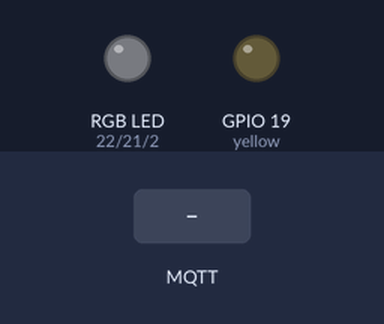
A sketch run on a simulated ESP32. On the bench: an RGB LED mixed from three pins (HIGH = lit), output pins drawn as LEDs (lit = HIGH). Inputs (shaded band) come from the test bench. WiFi joins after 1.5 s; servers stay silent unless stated; no MQTT or app messages arrive unless stated; what the sketch prints to the serial monitor is not drawn.

Above: at 2.7 s.
2.8 s: MQTT message "INPR" arrives on the first subscribed topic
At 3.04 s:
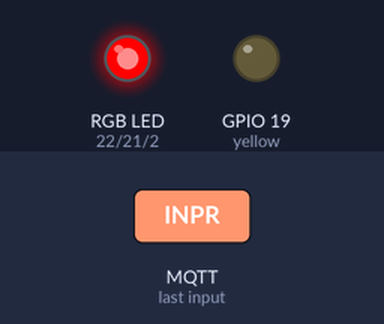
4.7 s: MQTT message "INPB" arrives on the first subscribed topic
At 4.95 s:
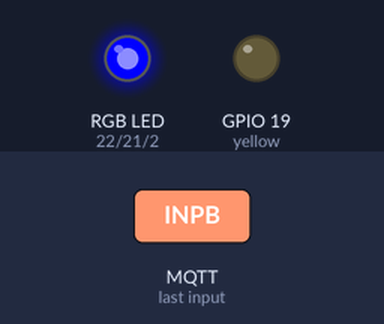
6.6 s: MQTT message "INPG" arrives on the first subscribed topic
At 6.84 s:
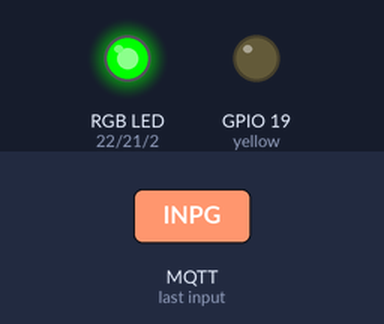
8.5 s: MQTT message "INPY" arrives on the first subscribed topic
At 8.75 s:
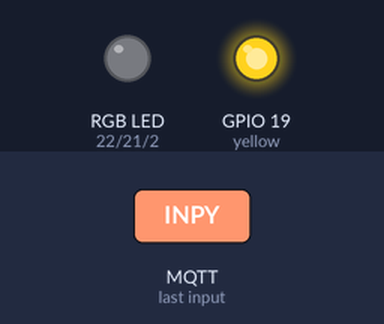
Timing chart, 0 to 11.4 s (numbered marks = the images above; inputs shaded):
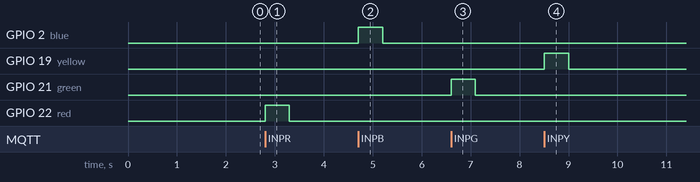

The sketch:

mqttsimon.ino
```cpp
//https://randomnerdtutorials.com/esp32-esp8266-rgb-led-strip-web-server/
//https://chat.openai.com/c/c045a38a-3855-4d72-b7ed-6704f9042ad9

// Load Wi-Fi library
#include <WiFi.h>
#include <PubSubClient.h>


// Replace with your network credentials
const char* ssid     = "Juicy Calves Content House";
const char* password = "GoBears2023";
const char* mqttServer = "test.mosquitto.org";
const int mqttPort = 1883;
const char* mqttTopic = "esp32/commands";

WiFiClient espClient;
PubSubClient client(espClient);

unsigned long previousMillis = 0;        // will store last time LED was updated
const long interval = 500;              // interval at which to keep the LED on (milliseconds)
unsigned long currentMillis = millis();

//pinouts
const int blue = 2;
const int red = 22;
const int green = 21;
const int yellow = 19;

void setup_wifi() {
  // Connect to Wi-Fi network with SSID and password
  Serial.print("Connecting to ");
  Serial.println(ssid);
  WiFi.begin(ssid, password);
  while (WiFi.status() != WL_CONNECTED) {
    delay(500);
    Serial.print(".");
  }
    // Print local IP address and start web server
  Serial.println("");
  Serial.println("WiFi connected.");
  Serial.println("IP address: ");
  Serial.println(WiFi.localIP());
}

void reconnect() {
  // Loop until we're reconnected
  while (!client.connected()) {
    Serial.print("Attempting MQTT connection...");
    // Attempt to connect
    if (client.connect("ESP32ClientIced")) { // "ESP32Client" is the client ID for the MQTT connection
      Serial.println("connected");
      // Once connected, publish an announcement and subscribe
      client.subscribe(mqttTopic);
    } else {
      Serial.print("failed, rc=");
      Serial.print(client.state());
      Serial.println(" try again in 5 seconds");
      // Wait 5 seconds before retrying
      delay(5000);
    }
  }
}


void callback(char* topic, byte* payload, unsigned int length) {
  // Handle message arrived
  payload[length] = '\0'; // Null-terminate the payload
  String message = String((char*)payload);
  // Example: Turn an LED on if the message is "on"
  Serial.println("Got a message!");
  Serial.println(message);
  if (message.startsWith("SEQ")) {
    // Iterate through each character after "SEQ"
    for (int i = 3; i < message.length(); i++) {
      // Perform actions based on the character
      switch (message.charAt(i)) {
        case '0':
          digitalWrite(red, HIGH);
          delay(500);
          digitalWrite(red, LOW);
          break;
        case '1':
          digitalWrite(blue, HIGH);
          delay(500);
          digitalWrite(blue, LOW);
          break;
        case '2':
          digitalWrite(green, HIGH);
          delay(500);
          digitalWrite(green, LOW);
          break;
        case '3':
          digitalWrite(yellow, HIGH);
          delay(500);
          digitalWrite(yellow, LOW);
          break;
        // Add more cases if you have more characters/actions
      }
      delay(250);
    }
  } else {
    if(message == "INPR") {
      digitalWrite(red, HIGH); //  flip LED on    // Turn LED on
    } else if(message == "INPB") {
      digitalWrite(blue, HIGH);  // flip LED on
    } else if(message == "INPG") {
      digitalWrite(green, HIGH);  // flip LED on
    } else if(message == "INPY") {
      digitalWrite(yellow, HIGH);  // flip LED on
    }
  }
  previousMillis = currentMillis;

}

void setup() {

  Serial.begin(115200);

  // Initialize the onboard LED pin as an output.
  pinMode(blue, OUTPUT);//blue
  pinMode(red, OUTPUT);//red
  pinMode(green, OUTPUT);//green
  pinMode(yellow, OUTPUT);//yellow

  setup_wifi();
  client.setServer(mqttServer, mqttPort);
  client.setCallback(callback);
}

void loop() {
  if (!client.connected()) {
    reconnect();
  }
  client.loop();
  currentMillis = millis();
  if (currentMillis - previousMillis >= interval) {
    // Check if the interval has passed
    digitalWrite(blue, LOW);
    digitalWrite(red, LOW);
    digitalWrite(green, LOW);
    digitalWrite(yellow, LOW);

  }

  // if (client.connect("ESP32ClientIced")) {
  //   client.subscribe(mqttTopic);
  // }
}
```

Measured:
- after the input at 2.8 s, GPIO 22 (red): LOW → HIGH at once, → LOW 0.50 s later
- after the input at 4.7 s, GPIO 2 (blue): LOW → HIGH at once, → LOW 0.50 s later
- after the input at 6.6 s, GPIO 21 (green): LOW → HIGH at once, → LOW 0.50 s later
- after the input at 8.5 s, GPIO 19 (yellow): LOW → HIGH at once, → LOW 0.50 s later
